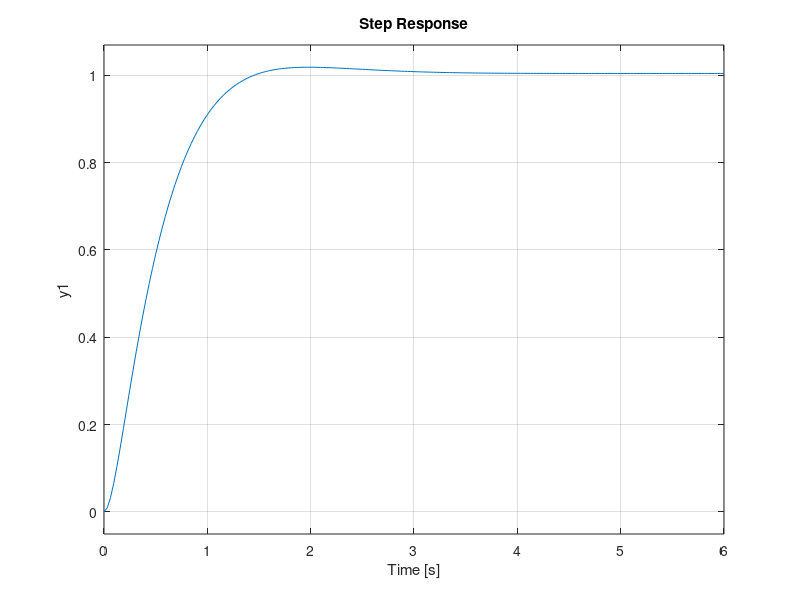

Write the MATLAB code that produced this figure. (Note: this script raises an error after producing the figure.)
close all; clear all;
s = tf('s');

%PID Controller 1
    tr = 0.85;
    Mp = 5.5;
    
    wn = 1.8/tr;
    zeta = -log(Mp/100)/sqrt(pi^2+(log(Mp/100))^2);
    wd = wn*sqrt(1-zeta^2);
    sd = -wn*zeta+wd*1i;
    Gp = (s+8)/(s*(s+2)*((s+10)^2+0.5^2));
    GpSD = (sd+8)/(sd*(sd+2)*((sd+10)^2+0.5^2));
    
    %PI Design
%         hold on
%         rlocus(Gp)
        zi = 0.01;
        Gi = (s+zi)/s;
        GiSD = (sd+zi)/sd;
%         rlocus(Gi*Gp)
%         hold off

    %PD Design
        alpha = pi - angle(1/GpSD);
        zc = abs(real(sd))+imag(sd)/atan(alpha);
        Gd = s+zc;
        GdSD = sd+zc;

    %Gain Calculation
        K = abs(1/(GpSD*GiSD*GdSD));
    
    %Controller TF
        Gc = K*Gd*Gi

    %Step Response and Info
        Gl = (Gc*Gp)/(1+Gc*Gp);
        step(Gl,6)
        stepinfo(Gl)